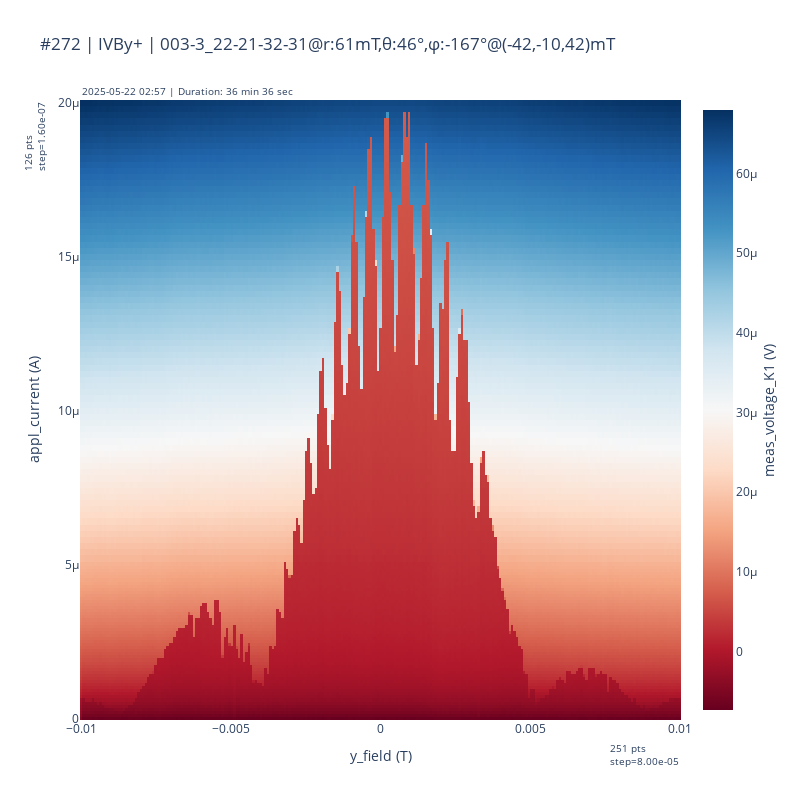
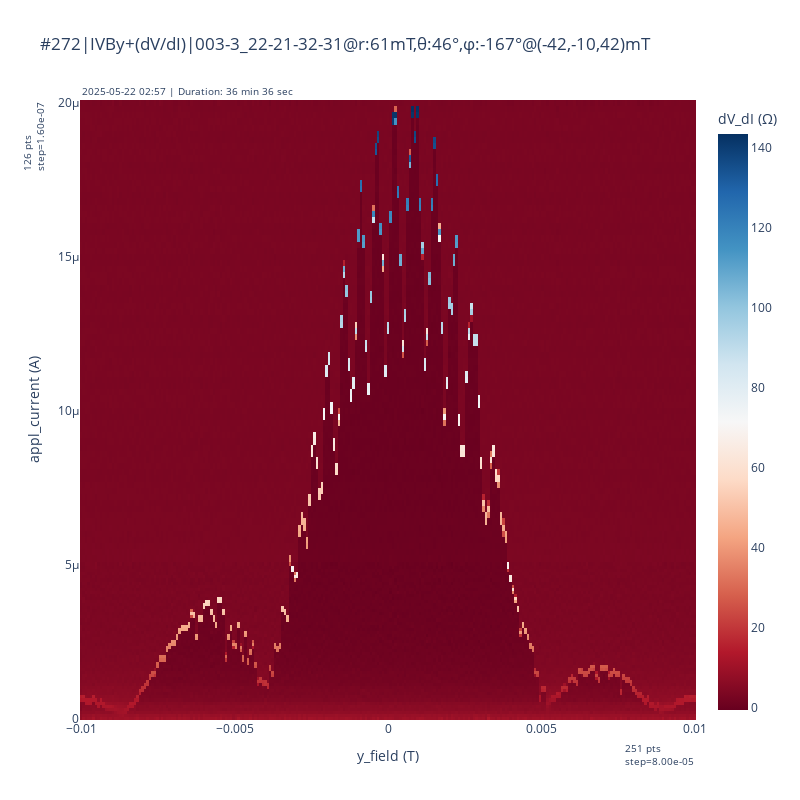
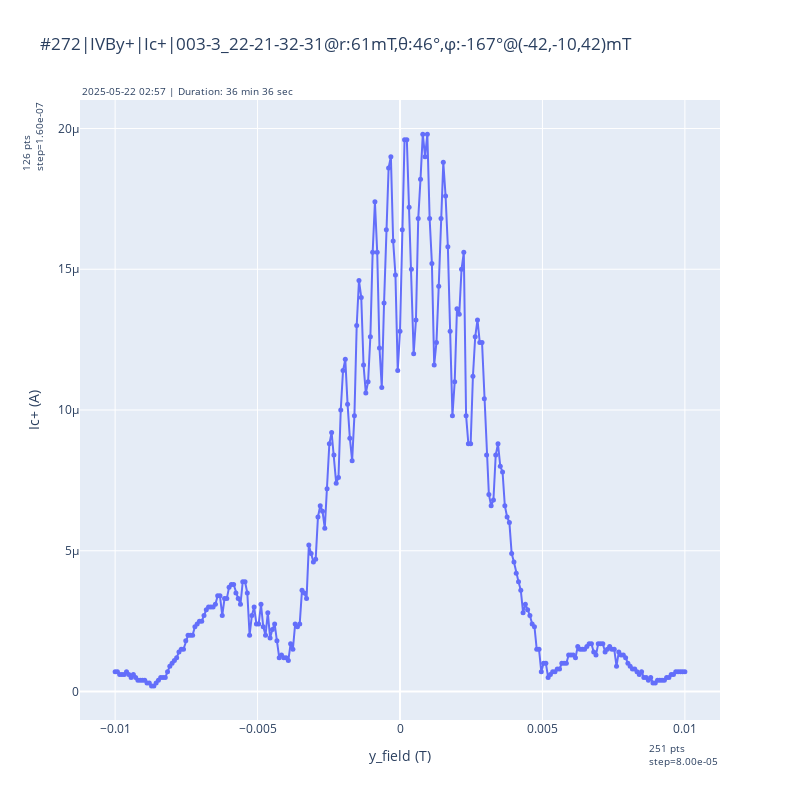

These figures' notebook cell, in order:
### Code cell
dataid = 272
fig1, fig2, fig3 , Ic_df= plot_heatmaps(dataid)
clear_output(wait=True)
fig1.show()
fig2.show()
fig3.show()

### Figure 1 — Plotly figure (JSON) as saved in the notebook; plotly's stock layout.template omitted (floating-point values rounded to 4 significant figures; data arrays with more than 128 entries replaced by an {"elided": "..."} marker saying what was removed)
{"data": [{"colorbar": {"title": {"side": "right", "text": "meas_voltage_K1 (V)"}}, "colorscale": [[0, "rgb(103,0,31)"], [0.1, "rgb(178,24,43)"], [0.2, "rgb(214,96,77)"], [0.3, "rgb(244,165,130)"], [0.4, "rgb(253,219,199)"], [0.5, "rgb(247,247,247)"], [0.6, "rgb(209,229,240)"], [0.7, "rgb(146,197,222)"], [0.8, "rgb(67,147,195)"], [0.9, "rgb(33,102,172)"], [1, "rgb(5,48,97)"]], "type": "heatmap", "x": {"elided": "31626 float values"}, "y": {"elided": "31626 float values"}, "z": {"elided": "31626 float values"}}], "layout": {"annotations": [{"font": {"size": 10}, "showarrow": false, "text": "2025-05-22 02:57 | Duration: 36 min 36 sec", "x": 0, "xanchor": "left", "xref": "paper", "y": 1, "yanchor": "bottom", "yref": "paper"}, {"font": {"size": 10}, "showarrow": false, "text": "251 pts           <br>step=8.00e-05", "x": 1, "xanchor": "right", "xref": "paper", "y": -0.03, "yanchor": "top", "yref": "paper"}, {"font": {"size": 10}, "showarrow": false, "text": "126 pts           <br>step=1.60e-07", "textangle": -90, "x": -0.05, "xanchor": "right", "xref": "paper", "y": 1, "yanchor": "top", "yref": "paper"}], "height": 800, "title": {"text": "#272 | IVBy+ | 003-3_22-21-32-31@r:61mT,θ:46°,φ:-167°@(-42,-10,42)mT"}, "width": 800, "xaxis": {"title": {"text": "y_field (T)"}}, "yaxis": {"title": {"text": "appl_current (A)"}}}}

### Figure 2 — Plotly figure (JSON) as saved in the notebook; plotly's stock layout.template omitted (floating-point values rounded to 4 significant figures; data arrays with more than 128 entries replaced by an {"elided": "..."} marker saying what was removed)
{"data": [{"colorbar": {"title": {"side": "top", "text": "dV_dI (Ω)"}}, "colorscale": [[0, "rgb(103,0,31)"], [0.1, "rgb(178,24,43)"], [0.2, "rgb(214,96,77)"], [0.3, "rgb(244,165,130)"], [0.4, "rgb(253,219,199)"], [0.5, "rgb(247,247,247)"], [0.6, "rgb(209,229,240)"], [0.7, "rgb(146,197,222)"], [0.8, "rgb(67,147,195)"], [0.9, "rgb(33,102,172)"], [1, "rgb(5,48,97)"]], "type": "heatmap", "x": {"elided": "31626 float values"}, "y": {"elided": "31626 float values"}, "z": {"elided": "31626 float values"}}], "layout": {"annotations": [{"font": {"size": 10}, "showarrow": false, "text": "2025-05-22 02:57 | Duration: 36 min 36 sec", "x": 0, "xanchor": "left", "xref": "paper", "y": 1, "yanchor": "bottom", "yref": "paper"}, {"font": {"size": 10}, "showarrow": false, "text": "251 pts           <br>step=8.00e-05", "x": 1, "xanchor": "right", "xref": "paper", "y": -0.03, "yanchor": "top", "yref": "paper"}, {"font": {"size": 10}, "showarrow": false, "text": "126 pts           <br>step=1.60e-07", "textangle": -90, "x": -0.05, "xanchor": "right", "xref": "paper", "y": 1, "yanchor": "top", "yref": "paper"}], "height": 800, "title": {"text": "#272|IVBy+(dV/dI)|003-3_22-21-32-31@r:61mT,θ:46°,φ:-167°@(-42,-10,42)mT"}, "width": 800, "xaxis": {"title": {"text": "y_field (T)"}}, "yaxis": {"title": {"text": "appl_current (A)"}}}}

### Figure 3 — Plotly figure (JSON) as saved in the notebook; plotly's stock layout.template omitted (floating-point values rounded to 4 significant figures; data arrays with more than 128 entries replaced by an {"elided": "..."} marker saying what was removed)
{"data": [{"line": {"width": 2}, "marker": {"size": 5}, "mode": "lines+markers", "name": "Ic+", "type": "scatter", "x": {"elided": "251 float values"}, "y": {"elided": "251 float values"}}], "layout": {"annotations": [{"font": {"size": 10}, "showarrow": false, "text": "2025-05-22 02:57 | Duration: 36 min 36 sec", "x": 0, "xanchor": "left", "xref": "paper", "y": 1, "yanchor": "bottom", "yref": "paper"}, {"font": {"size": 10}, "showarrow": false, "text": "251 pts           <br>step=8.00e-05", "x": 1, "xanchor": "right", "xref": "paper", "y": -0.03, "yanchor": "top", "yref": "paper"}, {"font": {"size": 10}, "showarrow": false, "text": "126 pts           <br>step=1.60e-07", "textangle": -90, "x": -0.05, "xanchor": "right", "xref": "paper", "y": 1, "yanchor": "top", "yref": "paper"}], "height": 800, "title": {"text": "#272|IVBy+|Ic+|003-3_22-21-32-31@r:61mT,θ:46°,φ:-167°@(-42,-10,42)mT"}, "width": 800, "xaxis": {"title": {"text": "y_field (T)"}}, "yaxis": {"title": {"text": "Ic+ (A)"}}}}
